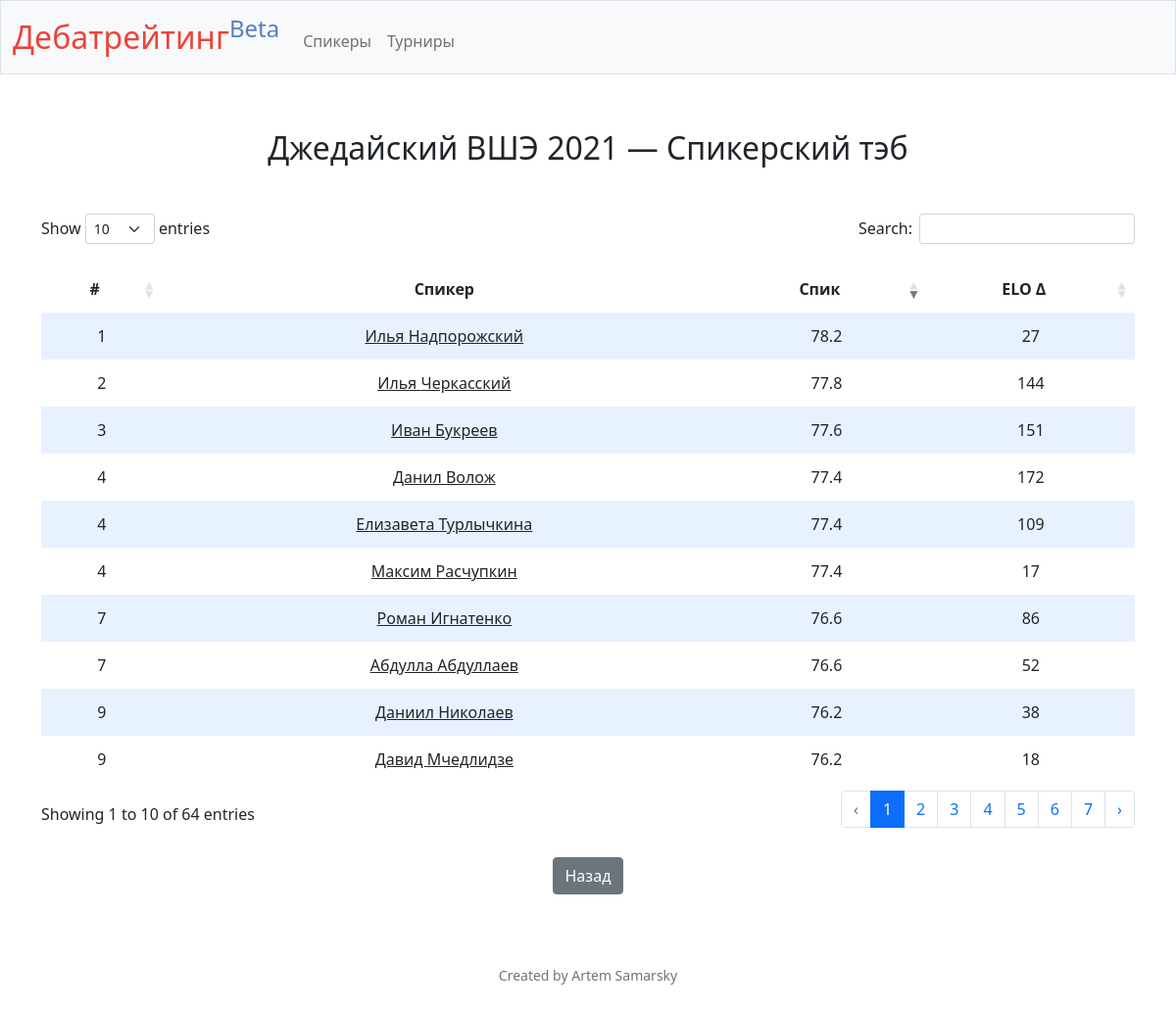
The app's page /speaker-tab?id=2 with its own data.
### tables this page shows
CREATE TABLE tournaments (
    id INTEGER PRIMARY KEY AUTOINCREMENT NOT NULL,
    name TEXT NOT NULL,
    short_name TEXT NOT NULL,
    slug TEXT,
    domain TEXT,
    average_rating INTEGER,
    page TEXT,
    date TEXT NOT NULL,
    type TEXT NOT NULL
);

CREATE TABLE speakers (
    id INTEGER PRIMARY KEY AUTOINCREMENT NOT NULL,
    first_name TEXT NOT NULL,
    last_name TEXT NOT NULL,
    middle_name TEXT,
    society_id INTEGER,
    speaker_score NUMERIC NOT NULL DEFAULT 70,
    rating INTEGER NOT NULL DEFAULT 1500,
    ranking_by_speaks INTEGER,
    ranking_by_rating INTEGER,
    shown INTEGER NOT NULL DEFAULT 1,
    FOREIGN KEY (society_id) REFERENCES societies(id)
);

### app.py (the view, shortened to what this page needs)
@app.route("/speaker-tab", methods=["GET", "POST"])
def speaker_tab():
    if not request.args.get("id"):
            return apology("must provide tournament id", 400)
    id = request.args.get("id")
    tournament = db.execute(f"SELECT * FROM tournaments WHERE id = {id}")[0]
    if not request.args.get("category"):
        speakers = db.execute(f"SELECT speeches.speaker_id, avg(speeches.score) AS average_score, sum(speeches.rating_change) AS rating, speakers.first_name, speakers.last_name FROM speeches INNER JOIN speakers ON speeches.speaker_id = speakers.id WHERE tournament_id = {id} GROUP BY speaker_id, speakers.first_name, speakers.last_name")
        category_text = ""
    for speaker in speakers:
        if speaker["average_score"] == None:
            speaker["average_score"] = 0
        speaker["average_score"] = round(speaker["average_score"], 2)
    speakers = sorted(speakers, key=itemgetter("average_score"), reverse=True)
    i = 1
    previous_score = 101
    current_ranking = 0
    for speaker in speakers:
        if speaker["average_score"] < previous_score:
            current_ranking = i
            previous_score = speaker["average_score"]
        speaker["ranking_by_speaks"] = current_ranking
        i = i + 1
    return render_template("tournament/speaker-tab.html", tournament=tournament, speakers=speakers, category_text=category_text)

### app.py (called while the page is built)
@app.after_request
def after_request(response):
    response.headers["Cache-Control"] = "no-cache, no-store, must-revalidate"
    response.headers["Expires"] = 0
    response.headers["Pragma"] = "no-cache"
    return response

### templates/tournament/speaker-tab.html (shortened to what this page needs)
{% extends "layout.html" %}
{% block main %}
    <h2 class="mb-5 mt-2">{{ tournament["short_name"] }} — Спикерский тэб{{ category_text }}</h2>
    <div class="container" style="text-align: left">
        <div class="row mt-3">
            <table id="speakers" class="table table-striped" style="width:100%">
                <thead>
                    <tr>
                        <th>
                            #
                        </th>
                        <th>
                            Спикер
                        </th>
                        <th>
                            Спик
                        </th>
                        <th>
                            ELO Δ
                        </th>
                    </tr>
                </thead>
                <tbody>
                    {% for speaker in speakers %}
                        <tr>
                            <td>
                                {{ speaker["ranking_by_speaks"] }}
                            </td>
                            <td>
                                <a href="/speaker?id={{ speaker["speaker_id"] }}">{{ speaker["first_name"] }} {{ speaker["last_name"] }}</a>
                            </td>
                            <td>
                                {{ speaker["average_score"] }}
                            </td>
                            <td>
                                {{ speaker["rating"] }}
                            </td>
                        </tr>
                    {% endfor %}
                </tbody>
            </table>
        </div>
        <div class="section" style="text-align: center">
            <a class="btn btn-secondary mt-2 mb-2 mx-1" href="/tournament?id={{ tournament["id"] }}" role="button">Назад</a>
        </div>
    </div>
{% endblock %}

### static/styles.css (style rules this page uses)
table { background-color: transparent; margin-bottom: 1rem; width: 100%; }
table a { color: #212529; }
table th, table td { padding: 0.75rem; vertical-align: middle; }
.container { margin-left: auto; margin-right: auto; text-align: center; width: 100%; }
.section { padding-bottom: 1rem; padding-left: 2rem; padding-right: 2rem; padding-top: 0.5rem; }
table.dataTable td, table.dataTable th { padding: 0.75rem; }
table.dataTable thead th, table.dataTable thead td, table.dataTable tbody th, table.dataTable tbody td, table.dataTable tfoot th, table.dataTable tfoot td { text-align: center; }
tbody tr:nth-of-type(odd) { background-color: rgb(179, 208, 255, 0.3) }
table.dataTable.table-striped > tbody > tr.odd > * { box-shadow: inset 0 0 0 9999px rgba(179, 208, 255, 0.3); }
table.dataTable.table-striped th, table.dataTable.table-striped td { border-bottom: none; }

### records on screen
tournaments: short_name "Джедайский ВШЭ 2021"
speakers: ranking_by_speaks "1", first_name "Илья", last_name "Надпорожский", average_score "78.2", rating "27"
speakers: ranking_by_speaks "2", first_name "Илья", last_name "Черкасский", average_score "77.8", rating "144"
speakers: ranking_by_speaks "3", first_name "Иван", last_name "Букреев", average_score "77.6", rating "151"
speakers: ranking_by_speaks "4", first_name "Данил", last_name "Волож", average_score "77.4", rating "172"
speakers: ranking_by_speaks "4", first_name "Елизавета", last_name "Турлычкина", average_score "77.4", rating "109"
speakers: ranking_by_speaks "4", first_name "Максим", last_name "Расчупкин", average_score "77.4", rating "17"
speakers: ranking_by_speaks "7", first_name "Роман", last_name "Игнатенко", average_score "76.6", rating "86"
speakers: ranking_by_speaks "7", first_name "Абдулла", last_name "Абдуллаев", average_score "76.6", rating "52"
speakers: ranking_by_speaks "9", first_name "Даниил", last_name "Николаев", average_score "76.2", rating "38"
speakers: ranking_by_speaks "9", first_name "Давид", last_name "Мчедлидзе", average_score "76.2", rating "18"
